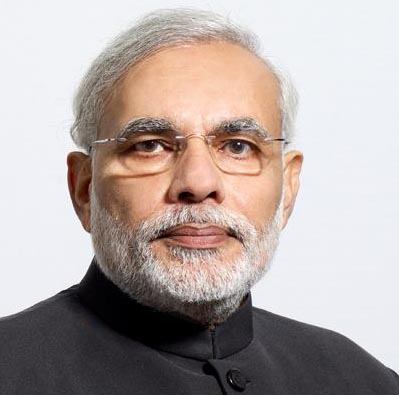
//> input picture faceRecognition/faceRecognition/test.jpg, 399 x 395 px
$ ./faceRecognition   (built with g++ and OpenCV 4)
//> lines starting //> are read from the running program, lines starting //| are printed output that depends on the picture; after the words box and inside, x2 and y2 are one past the last pixel; in counts of white or black regions, pixels touching at a corner belong together
#include "opencv2/core/core.hpp"
//#include "opencv2/contrib_world.hpp"
#include "opencv2/face.hpp"
#include "opencv2/highgui/highgui.hpp"
#include "opencv2/imgproc/imgproc.hpp"
#include "opencv2/objdetect/objdetect.hpp"

#include <iostream>
#include <fstream>
#include <sstream>

using namespace cv;
using namespace std;

static void read_csv(const string& filename, vector<Mat>& images, vector<int>& labels, char separator = ';') {
	std::ifstream file(filename.c_str(), ifstream::in);
	if (!file) {
		string error_message = "No valid input file was given, please check the given filename.";
		CV_Error(CV_StsBadArg, error_message);
	}
	string line, path, classlabel;
	while (getline(file, line)) {
		stringstream liness(line);
		getline(liness, path, separator);
		getline(liness, classlabel);
		if (!path.empty() && !classlabel.empty()) {
			images.push_back(imread(path, 0));
			labels.push_back(atoi(classlabel.c_str()));
		}
	}
}

int main(int argc, const char *argv[]) {

	string fn_haar = "haarcascade_frontalface_alt.xml";
	string fn_csv = "at.txt";

	vector<Mat> images;
	vector<int> labels;
	images.push_back(imread("test.jpg",0));
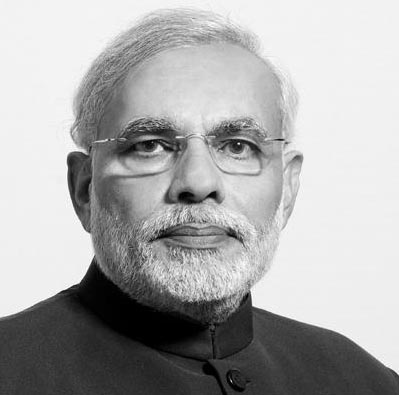
//> images[0]: 395 rows x 399 cols, CV_8UC1; min 0, max 255, mean 170.8
	labels.push_back(2);
	// [7 lines of commented-out code are left out]

	images.push_back(imread("test.jpg", 0));
	labels.push_back(1);

	int im_width = images[0].cols;
//> im_width = 399
	int im_height = images[0].rows;
//> im_height = 395

	Ptr<face::FaceRecognizer> model = face::createFisherFaceRecognizer();
	model->train(images, labels);

	CascadeClassifier haar_cascade;
	haar_cascade.load(fn_haar);

	Mat img = imread("test2.jpg");
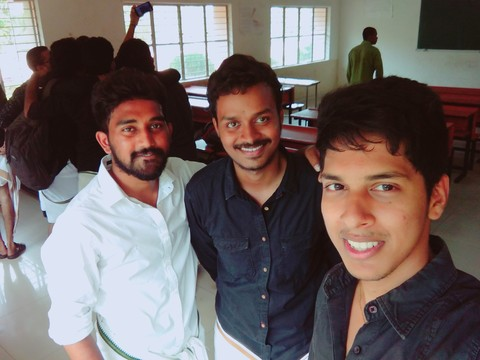
//> input picture faceRecognition/faceRecognition/test2.jpg, 480 x 360 px
//> img is the input picture: 360 rows x 480 cols, CV_8UC3; mean B, G, R 100.5, 101.7, 112.4
	Mat gray;
	cvtColor(img, gray, CV_BGR2GRAY);
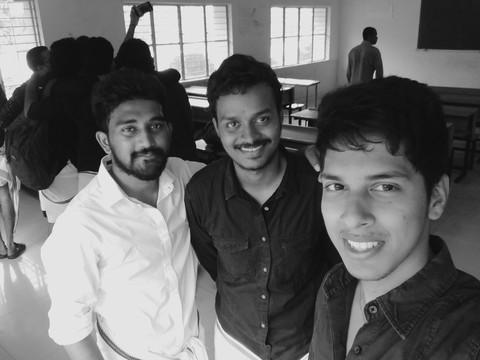
//> gray: 360 rows x 480 cols, CV_8UC1; min 6, max 246, mean 104.8
	vector<Rect_<int>> faces;
	haar_cascade.detectMultiScale(gray, faces);
//> faces = 3 Rects (x, y, width, height): [211, 94, 72, 72], [103, 99, 77, 77], [295, 141, 131, 131]

	for (int i = 0; i < faces.size(); i++) {

		Rect face_i = faces[i];

		Mat face = gray(face_i);
		Mat face_resized;
		cv::resize(face, face_resized, Size(im_width, im_height), 1.0, 1.0, INTER_CUBIC);

		double pred_confidence = 0.0;
		int prediction;
		model->predict(face_resized,prediction,pred_confidence);


		rectangle(img, face_i, CV_RGB(0, 255, 0), 1);

		string box_text = format("Pred = %d Conf = %lf", prediction, pred_confidence);

		int pos_x = std::max(face_i.tl().x - 10, 0);
		int pos_y = std::max(face_i.tl().y - 10, 0);

		putText(img, box_text, Point(pos_x, pos_y), FONT_HERSHEY_PLAIN, 1.0, CV_RGB(0, 255, 0), 2.0);

		// Show the result:
		imshow("face_recognizer", img);
		printf("Pred = %d Conf = %lf", prediction, pred_confidence);

		char key = (char)waitKey(20);

		if (key == 27)
			break;
	}
//> this loop made 3 passes
//> (face_i, pos_x, pos_y) on passes 1 to 3: (Rect(211, 94, 72, 72), 201, 84), (Rect(103, 99, 77, 77), 93, 89), (Rect(295, 141, 131, 131), 285, 131)
//| Pred = 2 Conf = 0.000000Pred = 2 Conf = 0.000000Pred = 2 Conf = 0.000000
//> pass 1, `Mat face = gray(face_i);`:
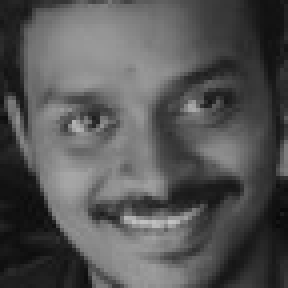
//> face: 72 rows x 72 cols, CV_8UC1 (shown 4 times larger); min 9, max 194, mean 85.1
//> pass 1, `putText(img, box_text, Point(pos_x, pos_y), FONT_HERSHEY_PLAIN, 1.0, C..`:
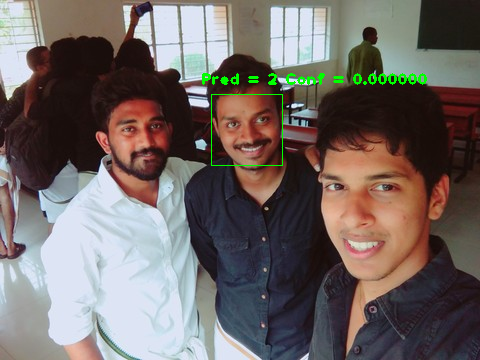
//> img: 360 rows x 480 cols, CV_8UC3; 0.75% of pixels changed, all inside (x1, y1, x2, y2) = (202, 73, 427, 166)
//> pass 2, `Mat face = gray(face_i);`:
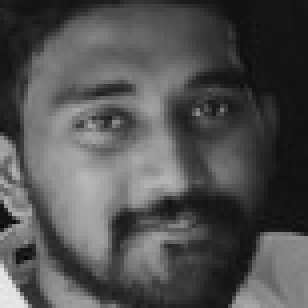
//> face: 77 rows x 77 cols, CV_8UC1 (shown 4 times larger); min 10, max 234, mean 80.9
//> after the loop:
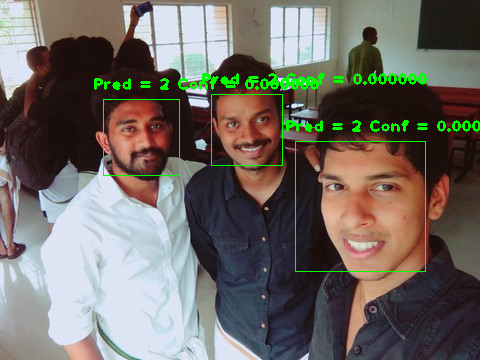
//> img: 360 rows x 480 cols, CV_8UC3; 1.47% of pixels changed, all inside (x1, y1, x2, y2) = (94, 78, 480, 272)
	waitKey(0);
	return 0;
}
